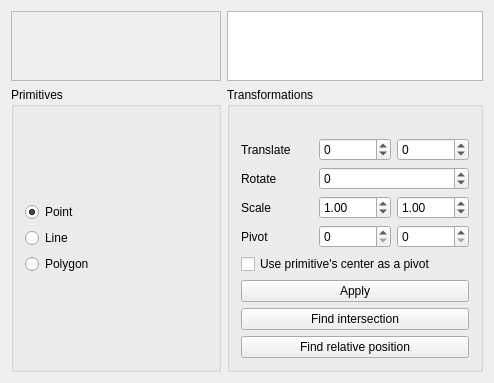
<?xml version="1.0" encoding="UTF-8"?>
<ui version="4.0">
 <class>MainWindow</class>
 <widget class="QWidget" name="MainWindow">
  <property name="geometry">
   <rect>
    <x>0</x>
    <y>0</y>
    <width>494</width>
    <height>372</height>
   </rect>
  </property>
  <property name="windowTitle">
   <string>MainWindow</string>
  </property>
  <layout class="QGridLayout" name="gridLayout">
   <item row="0" column="0">
    <layout class="QGridLayout" name="gridLayout_3" columnstretch="1,0">
     <item row="2" column="1">
      <widget class="QGroupBox" name="groupBox_2">
       <property name="title">
        <string>Transformations</string>
       </property>
       <layout class="QGridLayout" name="gridLayout_5">
        <item row="1" column="0">
         <layout class="QGridLayout" name="gridLayout_6">
          <item row="1" column="0">
           <widget class="QLabel" name="rotateLabel">
            <property name="text">
             <string>Rotate</string>
            </property>
           </widget>
          </item>
          <item row="2" column="0">
           <widget class="QLabel" name="scaleLabel">
            <property name="text">
             <string>Scale</string>
            </property>
           </widget>
          </item>
          <item row="1" column="1" colspan="2">
           <widget class="QSpinBox" name="rotationAngle">
            <property name="minimum">
             <number>-359</number>
            </property>
            <property name="maximum">
             <number>359</number>
            </property>
           </widget>
          </item>
          <item row="0" column="0">
           <widget class="QLabel" name="translateLabel">
            <property name="text">
             <string>Translate</string>
            </property>
           </widget>
          </item>
          <item row="0" column="2">
           <widget class="QSpinBox" name="trY">
            <property name="minimum">
             <number>-99</number>
            </property>
           </widget>
          </item>
          <item row="0" column="1">
           <widget class="QSpinBox" name="trX">
            <property name="minimum">
             <number>-99</number>
            </property>
           </widget>
          </item>
          <item row="2" column="1">
           <widget class="QDoubleSpinBox" name="scaleX">
            <property name="value">
             <double>1.000000000000000</double>
            </property>
           </widget>
          </item>
          <item row="3" column="1">
           <widget class="QSpinBox" name="pivotX">
            <property name="maximum">
             <number>999</number>
            </property>
           </widget>
          </item>
          <item row="2" column="2">
           <widget class="QDoubleSpinBox" name="scaleY">
            <property name="value">
             <double>1.000000000000000</double>
            </property>
           </widget>
          </item>
          <item row="3" column="2">
           <widget class="QSpinBox" name="pivotY">
            <property name="maximum">
             <number>999</number>
            </property>
           </widget>
          </item>
          <item row="3" column="0">
           <widget class="QLabel" name="label">
            <property name="text">
             <string>Pivot</string>
            </property>
           </widget>
          </item>
          <item row="4" column="0" colspan="3">
           <widget class="QCheckBox" name="centerAsPivot">
            <property name="text">
             <string>Use primitive's center as a pivot</string>
            </property>
           </widget>
          </item>
         </layout>
        </item>
        <item row="3" column="0">
         <widget class="QPushButton" name="applyButton">
          <property name="text">
           <string>Apply</string>
          </property>
         </widget>
        </item>
        <item row="4" column="0">
         <widget class="QPushButton" name="findIntersection">
          <property name="text">
           <string>Find intersection</string>
          </property>
         </widget>
        </item>
        <item row="5" column="0">
         <widget class="QPushButton" name="findRelPos">
          <property name="text">
           <string>Find relative position</string>
          </property>
         </widget>
        </item>
        <item row="0" column="0">
         <widget class="QLabel" name="label_pos">
          <property name="text">
           <string/>
          </property>
         </widget>
        </item>
       </layout>
      </widget>
     </item>
     <item row="1" column="0">
      <widget class="PaintCanvas" name="canvas">
       <property name="frameShape">
        <enum>QFrame::StyledPanel</enum>
       </property>
       <property name="frameShadow">
        <enum>QFrame::Raised</enum>
       </property>
      </widget>
     </item>
     <item row="1" column="1">
      <widget class="MyListView" name="primitivesList"/>
     </item>
     <item row="2" column="0">
      <widget class="QGroupBox" name="groupBox">
       <property name="title">
        <string>Primitives</string>
       </property>
       <layout class="QGridLayout" name="gridLayout_4">
        <item row="0" column="0">
         <layout class="QVBoxLayout" name="verticalLayout_2">
          <item>
           <widget class="QRadioButton" name="selectedPoint">
            <property name="text">
             <string>Point</string>
            </property>
            <property name="checked">
             <bool>true</bool>
            </property>
           </widget>
          </item>
          <item>
           <widget class="QRadioButton" name="selectedLine">
            <property name="text">
             <string>Line</string>
            </property>
           </widget>
          </item>
          <item>
           <widget class="QRadioButton" name="selectedPolygon">
            <property name="text">
             <string>Polygon</string>
            </property>
           </widget>
          </item>
         </layout>
        </item>
       </layout>
      </widget>
     </item>
    </layout>
   </item>
  </layout>
 </widget>
 <layoutdefault spacing="6" margin="11"/>
 <customwidgets>
  <customwidget>
   <class>PaintCanvas</class>
   <extends>QFrame</extends>
   <header>paintcanvas.h</header>
   <container>1</container>
  </customwidget>
  <customwidget>
   <class>MyListView</class>
   <extends>QListView</extends>
   <header>mylistview.h</header>
  </customwidget>
 </customwidgets>
 <resources/>
 <connections/>
</ui>
